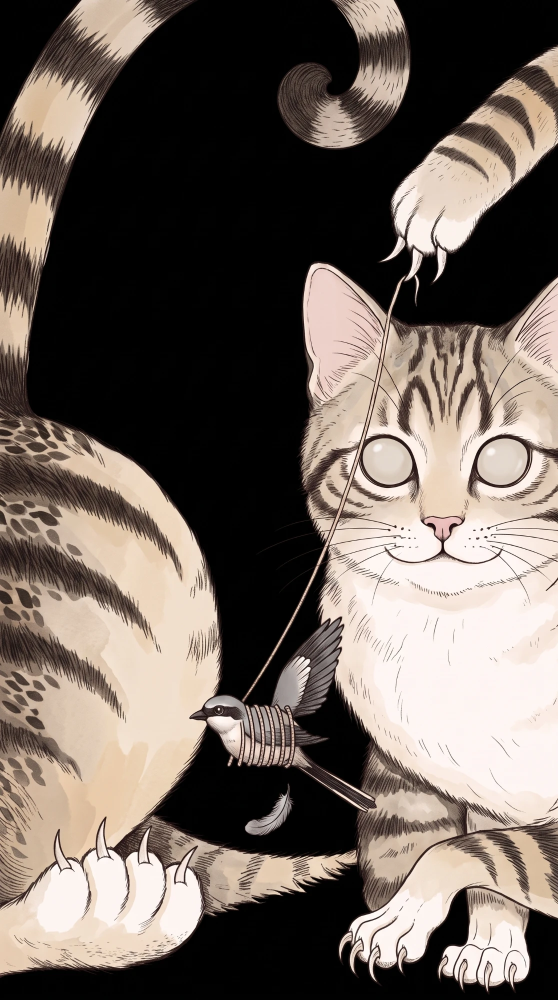
#> input picture proscenium/art/cat-swing/cat-swing-nielsen-black-v1.png, 1116 x 2000 px, given in place of 46.webp, which was not available (shown at 1/2 size)
$ python composite_tucked_leg.py
#> lines starting #> are read from the running program, lines starting #| are printed output that depends on the picture; after the words box and inside, x2 and y2 are one past the last pixel; in counts of white or black regions, pixels touching at a corner belong together; pictures that were not available may be replaced by others from this repository, and a replacement may not be noted
from PIL import Image, ImageDraw, ImageFilter
import numpy as np
I='/tmp/claude-0/-home-user-sea-of-grass/6fe1b9e5-e44b-56b9-9adf-1ea7f01092b4/images/'
a=Image.open(I+'46.webp').convert('RGB')
#> a is the input picture: PIL image 1116x2000 RGB; mean R, G, B 111.5, 101.1, 93.6
b=Image.open(I+'47.webp').convert('RGB')
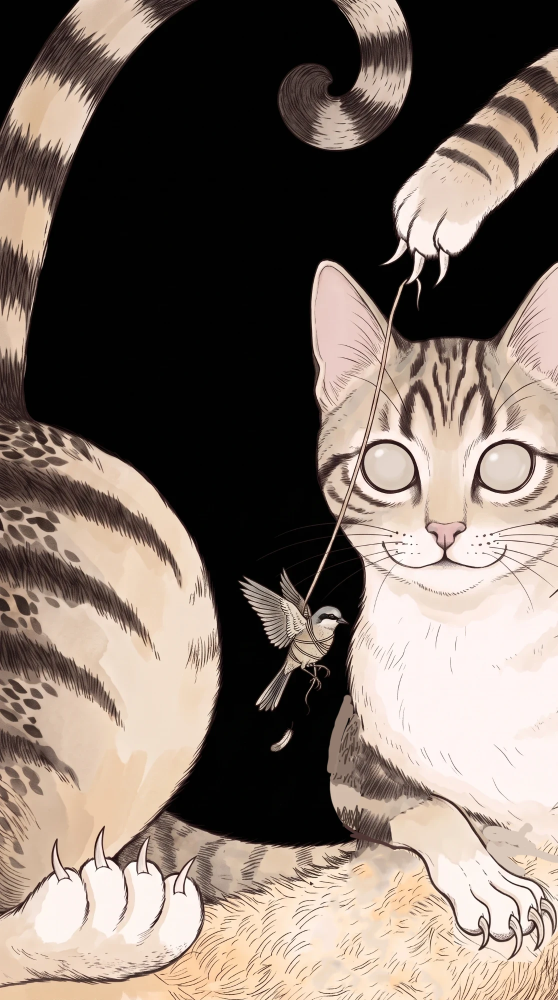
#> input picture proscenium/art/cat-swing/cat-swing-nielsen-black-v2-edit.png, 1116 x 2000 px, given in place of 47.webp, which was not available (shown at 1/2 size)
#> b is the input picture: PIL image 1116x2000 RGB; mean R, G, B 125.4, 112.3, 103.4
o=Image.open('/home/user/sea-of-grass/proscenium/art/cat-swing/cat-swing-paint-current.png').convert('RGB').resize(a.size)
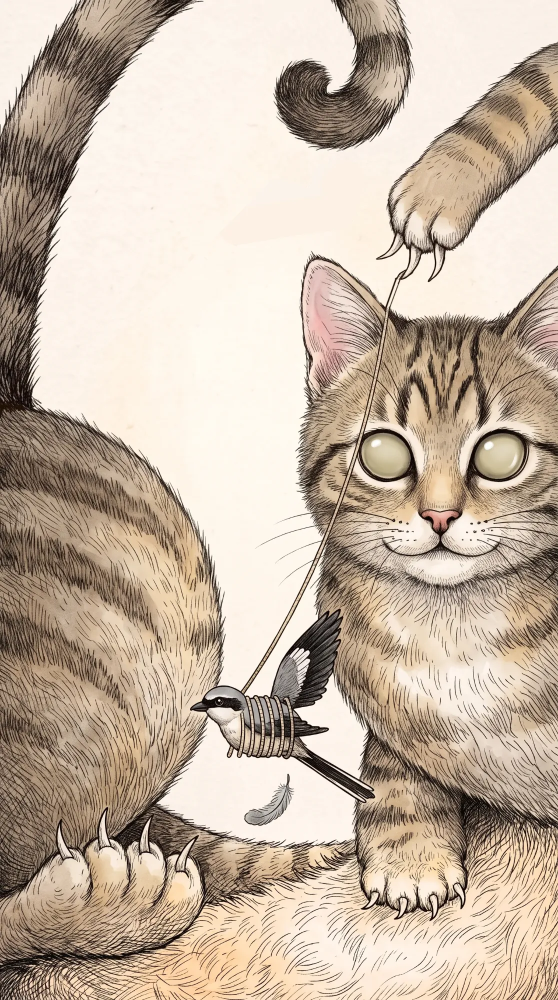
#> input picture proscenium/art/cat-swing/cat-swing-paint-current.png, 1116 x 2000 px, found by its file name (shown at 1/2 size)
#> o is the input picture: PIL image 1116x2000 RGB; mean R, G, B 197.4, 181.1, 164.2
W,H=a.size
#> W = 1116; H = 2000
def mask(poly,blur):
    m=Image.new('L',(W,H),0); ImageDraw.Draw(m).polygon(poly,fill=255)
    return m.filter(ImageFilter.GaussianBlur(blur))
# tone-match the original's leg/body to the base image's lighter palette
def match(src,ref_box,src_box):
#> called with ref_box = (720, 1540, 940, 1700), src_box = (705, 1500, 935, 1700)
    s=np.asarray(src).astype(float); r=np.asarray(a.crop(ref_box)).astype(float).reshape(-1,3); q=np.asarray(src.crop(src_box)).astype(float).reshape(-1,3)
    out=(s-q.mean(0))/(q.std(0)+1e-6)*r.std(0)+r.mean(0)
    return Image.fromarray(np.clip(out,0,255).astype('uint8'))
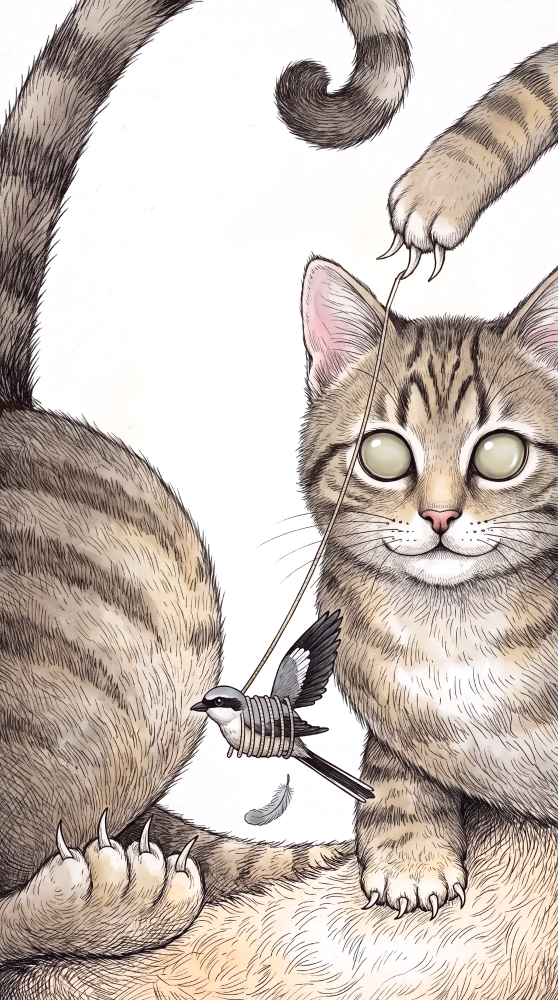
#> returned value: PIL image 1116x2000 RGB (shown at 1/2 size); mean R, G, B 200.7, 189.6, 182.6
o2=match(o,(720,1540,940,1700),(705,1500,935,1700))
out=Image.composite(b,a,mask([(420,1560),(700,1560),(700,1700),(1116,1700),(1116,2000),(470,2000),(470,1860),(480,1710),(420,1700)],14))
#> in mask, `m = Image.new('L', (W, H), 0)`: m: PIL image 1116x2000 L; every value is 0
#> in mask, `ImageDraw.Draw(m).polygon(poly, fill=255)`:
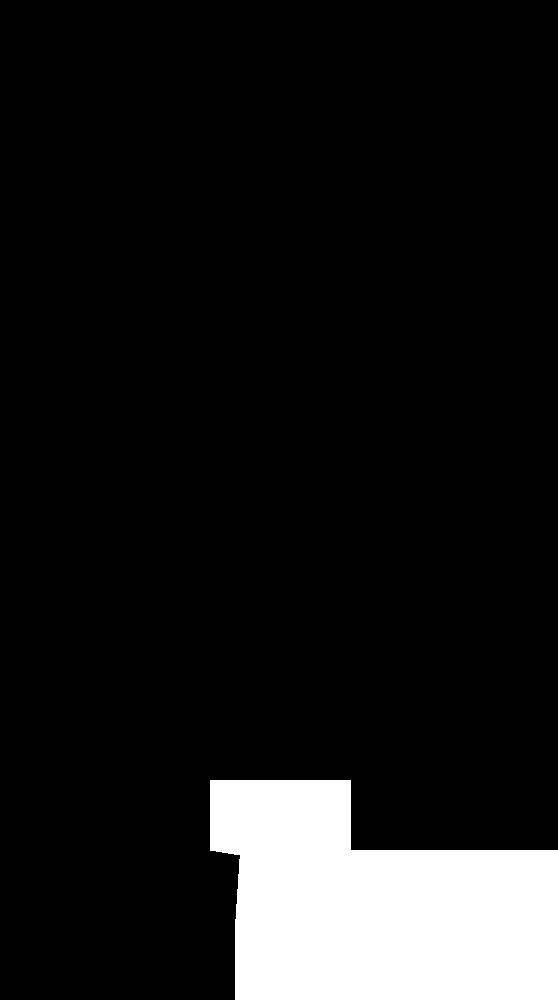
#> m: PIL image 1116x2000 L (shown at 1/2 size); 10.4% white; 1 white region, box (x1, y1, x2, y2) and area: (420, 1560, 1116, 2000) 232615
#> out: PIL image 1116x2000 RGB
# clean floor under the right half: 47's leg-free floor patch, tiled and mirrored
patch=b.crop((490,1690,665,2000))
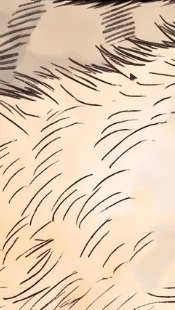
#> patch: PIL image 175x310 RGB; mean R, G, B 225.8, 202.1, 179.2
fl=out.copy()
for i,x in enumerate(range(655,1116,175)): fl.paste(patch if i%2==0 else patch.transpose(Image.FLIP_LEFT_RIGHT),(x,1690))
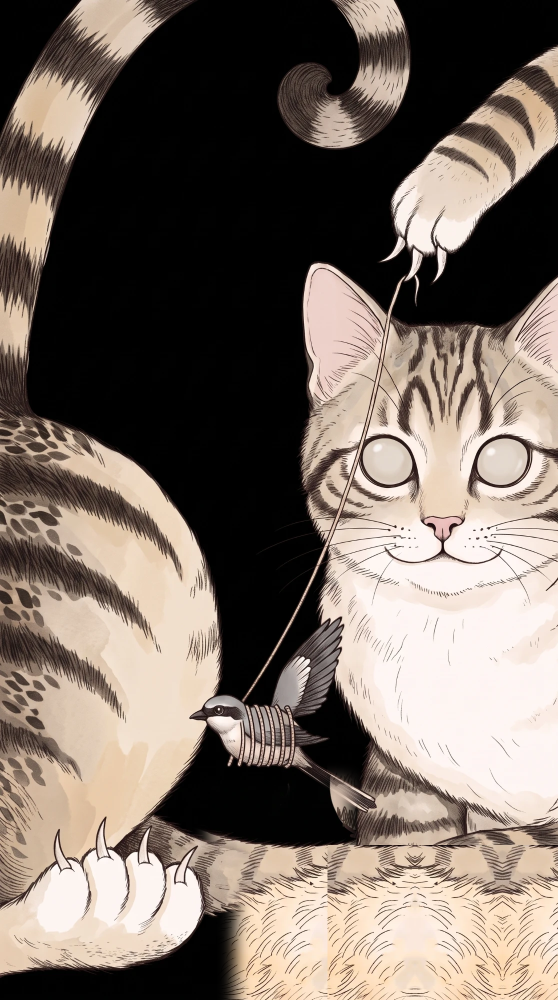
#> fl: PIL image 1116x2000 RGB (shown at 1/2 size); mean R, G, B 122, 110.3, 101.3
out=Image.composite(fl,out,mask([(660,1700),(1116,1700),(1116,2000),(660,2000)],6))
#> in mask (call 2), `ImageDraw.Draw(m).polygon(poly, fill=255)`: m: PIL image 1116x2000 L; 6.1% white; 1 white region, box (x1, y1, x2, y2) and area: (660, 1700, 1116, 2000) 136800
# 46's crossing arm and lower body above the floor, right side: replaced by the original's tucked leg and body
m=mask([(752,1400),(752,1615),(712,1660),(712,1700),(722,1780),(745,1852),(940,1852),(952,1725),(1116,1725),(1116,1400)],6)
#> in mask (call 3), `ImageDraw.Draw(m).polygon(poly, fill=255)`: m: PIL image 1116x2000 L; 6.7% white; 1 white region, box (x1, y1, x2, y2) and area: (712, 1400, 1116, 1853) 150053
fade=Image.new('L',(W,H),255); d=ImageDraw.Draw(fade)
#> after `fade = Image.new('L', (W, H), 255)`: fade: PIL image 1116x2000 L; every value is 255
for y in range(1400,1500): d.line((0,y,W,y),fill=int(255*(y-1400)/100))
d.rectangle((0,0,W,1400),fill=0)
from PIL import ImageChops
out=Image.composite(o2,out,ImageChops.multiply(m,fade))
out.save('comp2.png')
out.crop((300,1250,1116,2000)).save('comp2_crop.png')
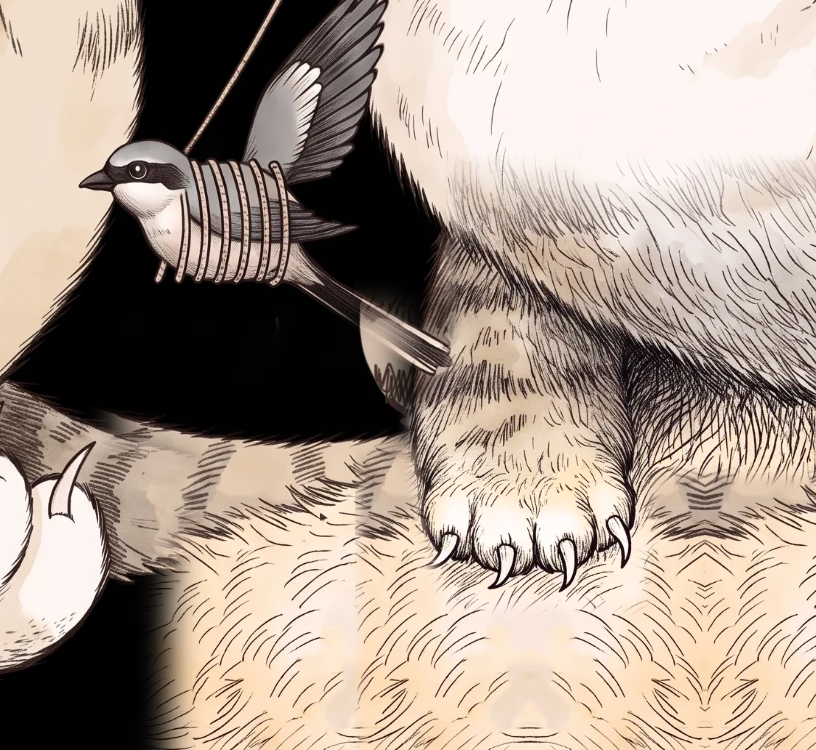
#> saved as comp2_crop.png: PIL image 816x750 RGB; mean R, G, B 168.2, 153.3, 141.5
